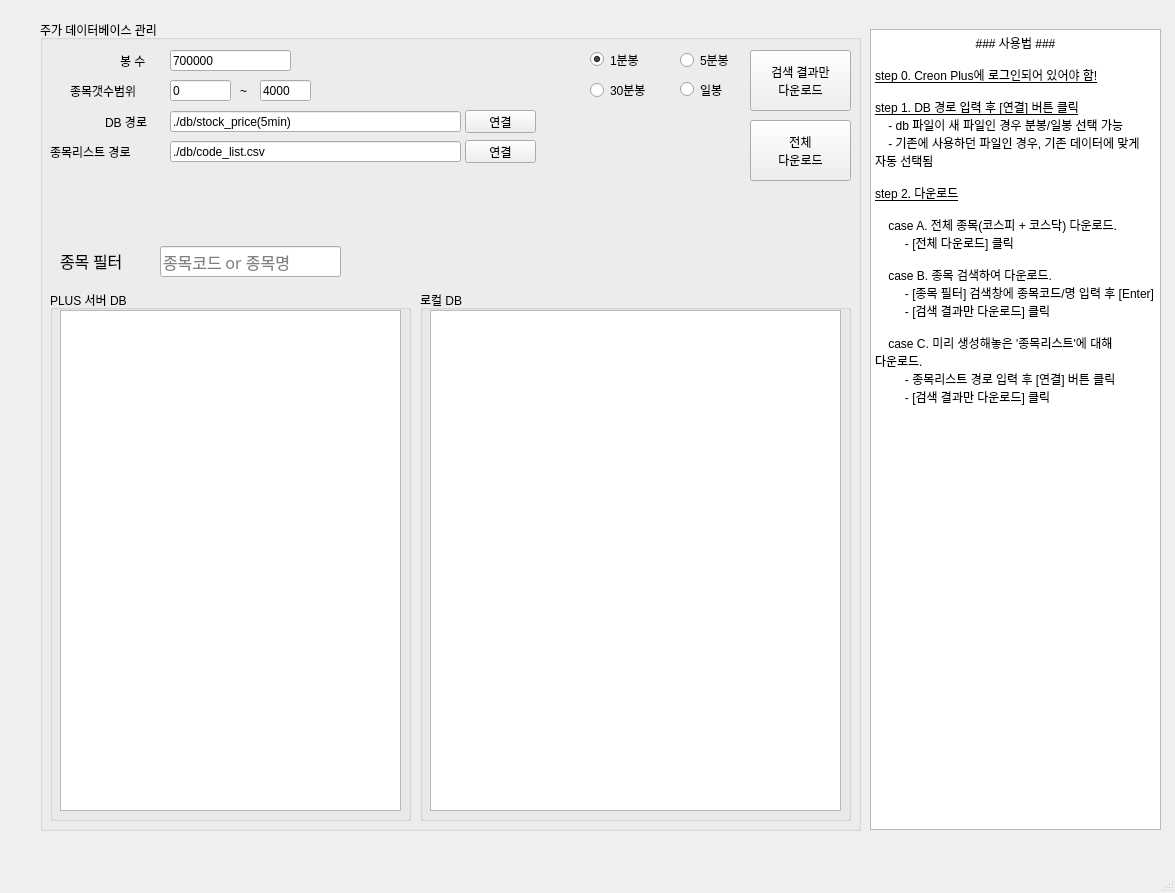
<?xml version="1.0" encoding="UTF-8"?>
<ui version="4.0">
 <class>MainWindow</class>
 <widget class="QMainWindow" name="MainWindow">
  <property name="enabled">
   <bool>true</bool>
  </property>
  <property name="geometry">
   <rect>
    <x>0</x>
    <y>0</y>
    <width>1175</width>
    <height>893</height>
   </rect>
  </property>
  <property name="mouseTracking">
   <bool>false</bool>
  </property>
  <property name="windowTitle">
   <string>Creon_datareader v1.1</string>
  </property>
  <widget class="QWidget" name="centralwidget">
   <widget class="QGroupBox" name="groupBox_4">
    <property name="geometry">
     <rect>
      <x>40</x>
      <y>20</y>
      <width>821</width>
      <height>811</height>
     </rect>
    </property>
    <property name="title">
     <string>주가 데이터베이스 관리</string>
    </property>
    <property name="flat">
     <bool>false</bool>
    </property>
    <widget class="QGroupBox" name="groupBox_2">
     <property name="geometry">
      <rect>
       <x>10</x>
       <y>270</y>
       <width>361</width>
       <height>531</height>
      </rect>
     </property>
     <property name="title">
      <string>PLUS 서버 DB</string>
     </property>
     <widget class="QTableView" name="tableView">
      <property name="geometry">
       <rect>
        <x>10</x>
        <y>20</y>
        <width>341</width>
        <height>501</height>
       </rect>
      </property>
     </widget>
    </widget>
    <widget class="QGroupBox" name="groupBox_3">
     <property name="geometry">
      <rect>
       <x>380</x>
       <y>270</y>
       <width>431</width>
       <height>531</height>
      </rect>
     </property>
     <property name="title">
      <string>로컬 DB</string>
     </property>
     <widget class="QTableView" name="tableView_2">
      <property name="geometry">
       <rect>
        <x>10</x>
        <y>20</y>
        <width>411</width>
        <height>501</height>
       </rect>
      </property>
     </widget>
    </widget>
    <widget class="QPushButton" name="pushButton_4">
     <property name="enabled">
      <bool>true</bool>
     </property>
     <property name="geometry">
      <rect>
       <x>710</x>
       <y>100</y>
       <width>101</width>
       <height>61</height>
      </rect>
     </property>
     <property name="text">
      <string>전체
다운로드</string>
     </property>
    </widget>
    <widget class="QPushButton" name="pushButton_3">
     <property name="enabled">
      <bool>true</bool>
     </property>
     <property name="geometry">
      <rect>
       <x>710</x>
       <y>30</y>
       <width>101</width>
       <height>61</height>
      </rect>
     </property>
     <property name="mouseTracking">
      <bool>true</bool>
     </property>
     <property name="acceptDrops">
      <bool>false</bool>
     </property>
     <property name="layoutDirection">
      <enum>Qt::LeftToRight</enum>
     </property>
     <property name="text">
      <string>검색 결과만
다운로드</string>
     </property>
     <property name="checkable">
      <bool>false</bool>
     </property>
     <property name="autoRepeat">
      <bool>false</bool>
     </property>
     <property name="autoExclusive">
      <bool>false</bool>
     </property>
     <property name="autoDefault">
      <bool>false</bool>
     </property>
     <property name="default">
      <bool>false</bool>
     </property>
     <property name="flat">
      <bool>false</bool>
     </property>
    </widget>
    <widget class="QLabel" name="label_9">
     <property name="geometry">
      <rect>
       <x>65</x>
       <y>91</y>
       <width>61</width>
       <height>21</height>
      </rect>
     </property>
     <property name="text">
      <string>DB 경로</string>
     </property>
    </widget>
    <widget class="QLineEdit" name="lineEdit_4">
     <property name="geometry">
      <rect>
       <x>130</x>
       <y>91</y>
       <width>291</width>
       <height>21</height>
      </rect>
     </property>
     <property name="text">
      <string>./db/stock_price(5min)</string>
     </property>
    </widget>
    <widget class="QLineEdit" name="lineEdit_5">
     <property name="geometry">
      <rect>
       <x>120</x>
       <y>226</y>
       <width>181</width>
       <height>31</height>
      </rect>
     </property>
     <property name="font">
      <font>
       <family>굴림</family>
       <pointsize>12</pointsize>
       <weight>50</weight>
       <bold>false</bold>
      </font>
     </property>
     <property name="text">
      <string/>
     </property>
     <property name="placeholderText">
      <string>종목코드 or 종목명</string>
     </property>
    </widget>
    <widget class="QLabel" name="label_12">
     <property name="geometry">
      <rect>
       <x>20</x>
       <y>230</y>
       <width>91</width>
       <height>21</height>
      </rect>
     </property>
     <property name="font">
      <font>
       <family>굴림</family>
       <pointsize>12</pointsize>
      </font>
     </property>
     <property name="text">
      <string>종목 필터</string>
     </property>
    </widget>
    <widget class="QRadioButton" name="radioButton">
     <property name="enabled">
      <bool>true</bool>
     </property>
     <property name="geometry">
      <rect>
       <x>550</x>
       <y>30</y>
       <width>61</width>
       <height>19</height>
      </rect>
     </property>
     <property name="mouseTracking">
      <bool>true</bool>
     </property>
     <property name="text">
      <string>1분봉</string>
     </property>
     <property name="checked">
      <bool>true</bool>
     </property>
    </widget>
    <widget class="QRadioButton" name="radioButton_2">
     <property name="enabled">
      <bool>true</bool>
     </property>
     <property name="geometry">
      <rect>
       <x>640</x>
       <y>60</y>
       <width>61</width>
       <height>19</height>
      </rect>
     </property>
     <property name="text">
      <string>일봉</string>
     </property>
    </widget>
    <widget class="QPushButton" name="pushButton_2">
     <property name="geometry">
      <rect>
       <x>425</x>
       <y>90</y>
       <width>71</width>
       <height>23</height>
      </rect>
     </property>
     <property name="text">
      <string>연결</string>
     </property>
    </widget>
    <widget class="QRadioButton" name="radioButton_3">
     <property name="enabled">
      <bool>true</bool>
     </property>
     <property name="geometry">
      <rect>
       <x>640</x>
       <y>30</y>
       <width>61</width>
       <height>20</height>
      </rect>
     </property>
     <property name="text">
      <string>5분봉</string>
     </property>
     <property name="checked">
      <bool>false</bool>
     </property>
    </widget>
    <widget class="QRadioButton" name="radioButton_4">
     <property name="enabled">
      <bool>true</bool>
     </property>
     <property name="geometry">
      <rect>
       <x>550</x>
       <y>60</y>
       <width>81</width>
       <height>20</height>
      </rect>
     </property>
     <property name="text">
      <string>30분봉</string>
     </property>
     <property name="checked">
      <bool>false</bool>
     </property>
    </widget>
    <widget class="QLabel" name="label_10">
     <property name="geometry">
      <rect>
       <x>10</x>
       <y>121</y>
       <width>111</width>
       <height>21</height>
      </rect>
     </property>
     <property name="text">
      <string>종목리스트 경로</string>
     </property>
    </widget>
    <widget class="QLineEdit" name="lineEdit_8">
     <property name="geometry">
      <rect>
       <x>130</x>
       <y>121</y>
       <width>291</width>
       <height>21</height>
      </rect>
     </property>
     <property name="text">
      <string>./db/code_list.csv</string>
     </property>
    </widget>
    <widget class="QPushButton" name="pushButton_8">
     <property name="geometry">
      <rect>
       <x>425</x>
       <y>120</y>
       <width>71</width>
       <height>23</height>
      </rect>
     </property>
     <property name="text">
      <string>연결</string>
     </property>
    </widget>
    <widget class="QLineEdit" name="lineEdit_9">
     <property name="geometry">
      <rect>
       <x>130</x>
       <y>30</y>
       <width>121</width>
       <height>21</height>
      </rect>
     </property>
     <property name="text">
      <string>700000</string>
     </property>
    </widget>
    <widget class="QLabel" name="label_11">
     <property name="geometry">
      <rect>
       <x>80</x>
       <y>30</y>
       <width>41</width>
       <height>21</height>
      </rect>
     </property>
     <property name="text">
      <string>봉 수</string>
     </property>
    </widget>
    <widget class="QLineEdit" name="lineEdit_10">
     <property name="geometry">
      <rect>
       <x>130</x>
       <y>60</y>
       <width>61</width>
       <height>21</height>
      </rect>
     </property>
     <property name="text">
      <string>0</string>
     </property>
    </widget>
    <widget class="QLabel" name="label_13">
     <property name="geometry">
      <rect>
       <x>30</x>
       <y>60</y>
       <width>101</width>
       <height>21</height>
      </rect>
     </property>
     <property name="text">
      <string>종목갯수범위</string>
     </property>
    </widget>
    <widget class="QLineEdit" name="lineEdit_11">
     <property name="geometry">
      <rect>
       <x>220</x>
       <y>60</y>
       <width>51</width>
       <height>21</height>
      </rect>
     </property>
     <property name="text">
      <string>4000</string>
     </property>
    </widget>
    <widget class="QLabel" name="label_14">
     <property name="geometry">
      <rect>
       <x>200</x>
       <y>60</y>
       <width>16</width>
       <height>21</height>
      </rect>
     </property>
     <property name="text">
      <string>~</string>
     </property>
    </widget>
   </widget>
   <widget class="QTextBrowser" name="textBrowser">
    <property name="geometry">
     <rect>
      <x>870</x>
      <y>29</y>
      <width>291</width>
      <height>801</height>
     </rect>
    </property>
    <property name="html">
     <string>&lt;!DOCTYPE HTML PUBLIC &quot;-//W3C//DTD HTML 4.0//EN&quot; &quot;http://www.w3.org/TR/REC-html40/strict.dtd&quot;&gt;
&lt;html&gt;&lt;head&gt;&lt;meta name=&quot;qrichtext&quot; content=&quot;1&quot; /&gt;&lt;style type=&quot;text/css&quot;&gt;
p, li { white-space: pre-wrap; }
&lt;/style&gt;&lt;/head&gt;&lt;body style=&quot; font-family:'Gulim'; font-size:9pt; font-weight:400; font-style:normal;&quot;&gt;
&lt;p align=&quot;center&quot; style=&quot; margin-top:0px; margin-bottom:0px; margin-left:0px; margin-right:0px; -qt-block-indent:0; text-indent:0px;&quot;&gt;### 사용법 ###&lt;/p&gt;
&lt;p style=&quot;-qt-paragraph-type:empty; margin-top:0px; margin-bottom:0px; margin-left:0px; margin-right:0px; -qt-block-indent:0; text-indent:0px;&quot;&gt;&lt;br /&gt;&lt;/p&gt;
&lt;p style=&quot; margin-top:0px; margin-bottom:0px; margin-left:0px; margin-right:0px; -qt-block-indent:0; text-indent:0px;&quot;&gt;&lt;span style=&quot; text-decoration: underline;&quot;&gt;step 0. Creon Plus에 로그인되어 있어야 함!&lt;/span&gt;&lt;/p&gt;
&lt;p style=&quot;-qt-paragraph-type:empty; margin-top:0px; margin-bottom:0px; margin-left:0px; margin-right:0px; -qt-block-indent:0; text-indent:0px; text-decoration: underline;&quot;&gt;&lt;br /&gt;&lt;/p&gt;
&lt;p style=&quot; margin-top:0px; margin-bottom:0px; margin-left:0px; margin-right:0px; -qt-block-indent:0; text-indent:0px;&quot;&gt;&lt;span style=&quot; text-decoration: underline;&quot;&gt;step 1. DB 경로 입력 후 [연결] 버튼 클릭&lt;/span&gt;&lt;/p&gt;
&lt;p style=&quot; margin-top:0px; margin-bottom:0px; margin-left:0px; margin-right:0px; -qt-block-indent:0; text-indent:0px;&quot;&gt;    - db 파일이 새 파일인 경우 분봉/일봉 선택 가능&lt;/p&gt;
&lt;p style=&quot; margin-top:0px; margin-bottom:0px; margin-left:0px; margin-right:0px; -qt-block-indent:0; text-indent:0px;&quot;&gt;    - 기존에 사용하던 파일인 경우, 기존 데이터에 맞게 자동 선택됨&lt;/p&gt;
&lt;p style=&quot;-qt-paragraph-type:empty; margin-top:0px; margin-bottom:0px; margin-left:0px; margin-right:0px; -qt-block-indent:0; text-indent:0px;&quot;&gt;&lt;br /&gt;&lt;/p&gt;
&lt;p style=&quot; margin-top:0px; margin-bottom:0px; margin-left:0px; margin-right:0px; -qt-block-indent:0; text-indent:0px;&quot;&gt;&lt;span style=&quot; text-decoration: underline;&quot;&gt;step 2. 다운로드&lt;/span&gt;&lt;/p&gt;
&lt;p style=&quot;-qt-paragraph-type:empty; margin-top:0px; margin-bottom:0px; margin-left:0px; margin-right:0px; -qt-block-indent:0; text-indent:0px; text-decoration: underline;&quot;&gt;&lt;br /&gt;&lt;/p&gt;
&lt;p style=&quot; margin-top:0px; margin-bottom:0px; margin-left:0px; margin-right:0px; -qt-block-indent:0; text-indent:0px;&quot;&gt;    case A. 전체 종목(코스피 + 코스닥) 다운로드.&lt;/p&gt;
&lt;p style=&quot; margin-top:0px; margin-bottom:0px; margin-left:0px; margin-right:0px; -qt-block-indent:0; text-indent:0px;&quot;&gt;         - [전체 다운로드] 클릭&lt;/p&gt;
&lt;p style=&quot;-qt-paragraph-type:empty; margin-top:0px; margin-bottom:0px; margin-left:0px; margin-right:0px; -qt-block-indent:0; text-indent:0px;&quot;&gt;&lt;br /&gt;&lt;/p&gt;
&lt;p style=&quot; margin-top:0px; margin-bottom:0px; margin-left:0px; margin-right:0px; -qt-block-indent:0; text-indent:0px;&quot;&gt;    case B. 종목 검색하여 다운로드.&lt;/p&gt;
&lt;p style=&quot; margin-top:0px; margin-bottom:0px; margin-left:0px; margin-right:0px; -qt-block-indent:0; text-indent:0px;&quot;&gt;         - [종목 필터] 검색창에 종목코드/명 입력 후 [Enter]&lt;/p&gt;
&lt;p style=&quot; margin-top:0px; margin-bottom:0px; margin-left:0px; margin-right:0px; -qt-block-indent:0; text-indent:0px;&quot;&gt;         - [검색 결과만 다운로드] 클릭&lt;/p&gt;
&lt;p style=&quot;-qt-paragraph-type:empty; margin-top:0px; margin-bottom:0px; margin-left:0px; margin-right:0px; -qt-block-indent:0; text-indent:0px;&quot;&gt;&lt;br /&gt;&lt;/p&gt;
&lt;p style=&quot; margin-top:0px; margin-bottom:0px; margin-left:0px; margin-right:0px; -qt-block-indent:0; text-indent:0px;&quot;&gt;    case C. 미리 생성해놓은 '종목리스트'에 대해 다운로드.&lt;/p&gt;
&lt;p style=&quot; margin-top:0px; margin-bottom:0px; margin-left:0px; margin-right:0px; -qt-block-indent:0; text-indent:0px;&quot;&gt;         - 종목리스트 경로 입력 후 [연결] 버튼 클릭&lt;/p&gt;
&lt;p style=&quot; margin-top:0px; margin-bottom:0px; margin-left:0px; margin-right:0px; -qt-block-indent:0; text-indent:0px;&quot;&gt;         - [검색 결과만 다운로드] 클릭&lt;/p&gt;
&lt;p style=&quot;-qt-paragraph-type:empty; margin-top:0px; margin-bottom:0px; margin-left:0px; margin-right:0px; -qt-block-indent:0; text-indent:0px;&quot;&gt;&lt;br /&gt;&lt;/p&gt;&lt;/body&gt;&lt;/html&gt;</string>
    </property>
   </widget>
  </widget>
  <widget class="QMenuBar" name="menubar">
   <property name="geometry">
    <rect>
     <x>0</x>
     <y>0</y>
     <width>1175</width>
     <height>26</height>
    </rect>
   </property>
  </widget>
  <widget class="QStatusBar" name="statusbar"/>
 </widget>
 <resources/>
 <connections/>
</ui>
